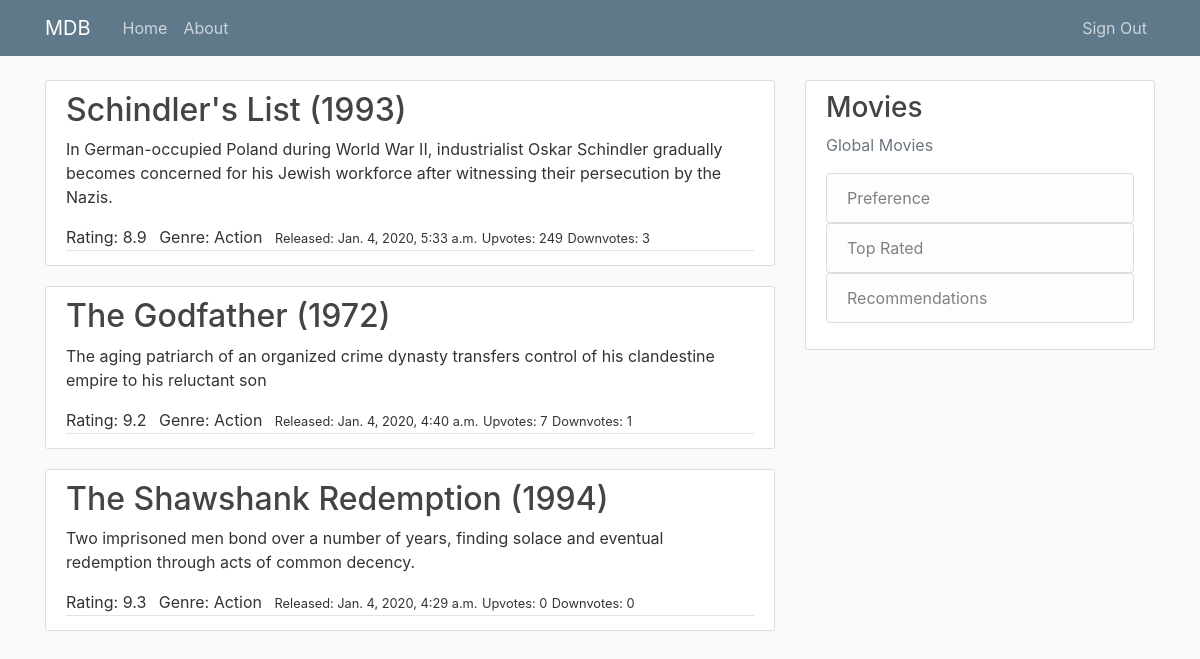
The app's page / (signed in) with its own data.
### blog/models.py (models this page shows, shortened)
class Movie(models.Model):
    title = models.CharField(max_length=100)
    rating = models.FloatField()
    storyline = models.TextField()
    genres = models.CharField(choices=[("Action", "Action"), ("Thriller", "Thriller"), ("Sci-Fi", "Sci-Fi"),
                                       ("War", "War"), ("Romance", "Romance"), ("Drama", "Drama")], default="Action",
                              max_length=50)
    upvote = models.IntegerField(default=0)
    downvote = models.IntegerField(default=0)
    date_added = models.DateTimeField(default=timezone.now)

### blog/views.py (the view)
# urls.py: path('', views.MovieListView.as_view(), name='blog-home'),
class MovieListView(ListView):
    model = Movie
    template_name = 'blog/home.html'  # <app>/<model>_<view_type>.html
    context_object_name = 'movies'
    ordering = ['-date_added']

### blog/templates/blog/home.html
{% extends "blog/base.html" %}
{% block content %}
    {% for movie in movies %}
        <article class="media content-section">
          <div class="media-body">
            <h2><a class="article-title" href="{% url 'movie-detail' movie.id%} ">{{ movie.title }}</a></h2>
            <p class="article-content">{{ movie.storyline }}</p>
              <div class="article-metadata">
                 <a class="mr-2">Rating: {{ movie.rating }}</a>
                  <a class="mr-2">Genre: {{ movie.genres }}</a>
                <small>Released: {{ movie.date_added }}</small>
                  <small>Upvotes: {{ movie.upvote }}</small>
                  <small>Downvotes: {{ movie.downvote }}</small>
            </div>
          </div>
        </article>
    {% endfor %}
{% endblock content %}

### blog/static/blog/main.css (style rules this page uses)
body { background: #fafafa; color: #333333; margin-top: 5rem; }
h1, h2, h3, h4, h5, h6 { color: #444444; }
.content-section { background: #ffffff; padding: 10px 20px; border: 1px solid #dddddd; border-radius: 3px; margin-bottom: 20px; }
.article-title { color: #444444; }
.article-content { white-space: pre-line; }
.article-metadata { padding-bottom: 1px; margin-bottom: 4px; border-bottom: 1px solid #e3e3e3 }

### records on screen
Movie: title "Schindler's List (1993)", storyline "In German-occupied Poland during World War II, industrialist Oskar Schindler gradually becomes concerned for his Jewish workforce after witnessing their persecution by the Nazis.", rating "8.9", genres "Action", date_added "Jan. 4, 2020, 5:33 a.m.", upvote "249", downvote "3"
Movie: title "The Godfather (1972)", storyline "The aging patriarch of an organized crime dynasty transfers control of his clandestine empire to his reluctant son", rating "9.2", genres "Action", date_added "Jan. 4, 2020, 4:40 a.m.", upvote "7", downvote "1"
Movie: title "The Shawshank Redemption (1994)", storyline "Two imprisoned men bond over a number of years, finding solace and eventual redemption through acts of common decency.", rating "9.3", genres "Action", date_added "Jan. 4, 2020, 4:29 a.m.", upvote "0", downvote "0"
